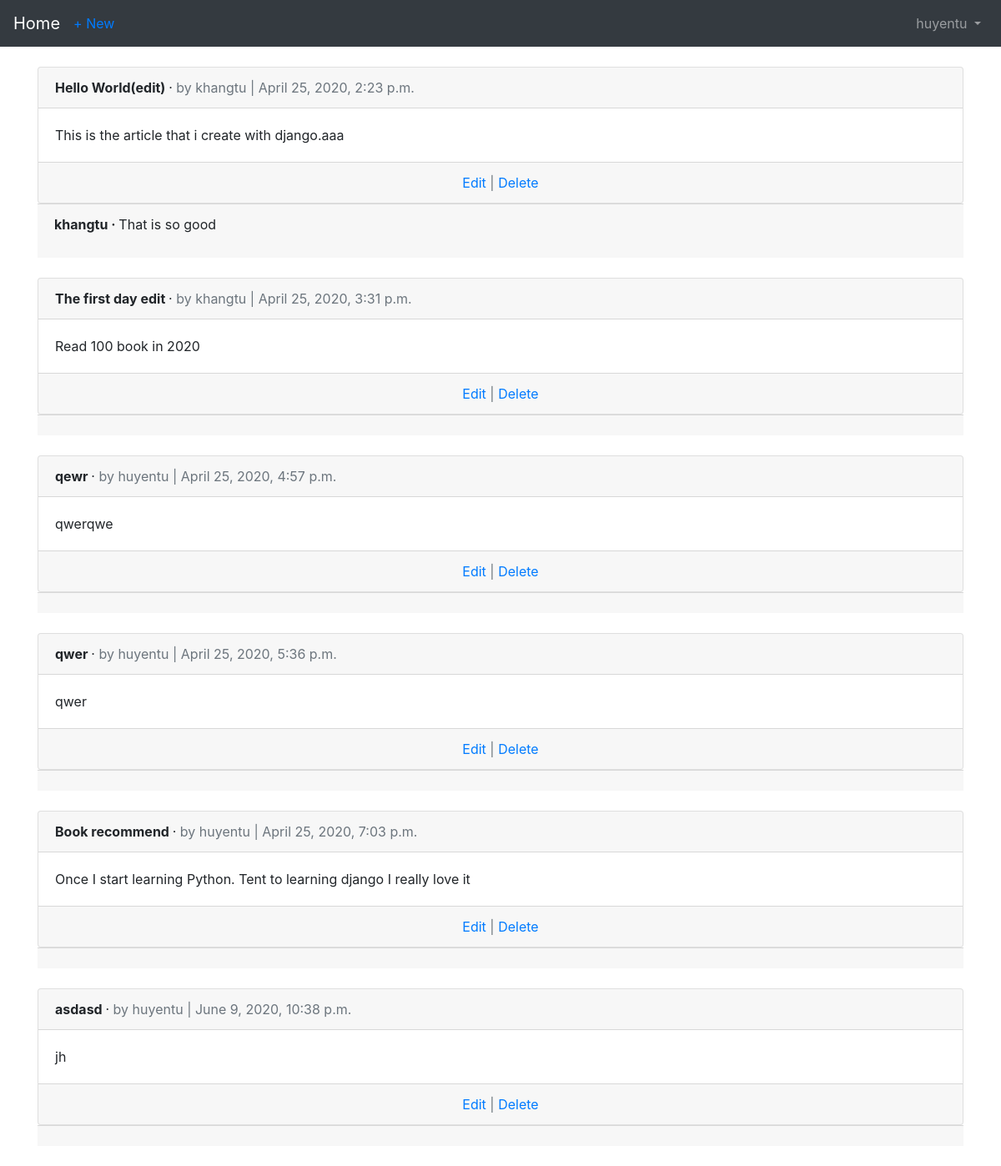
/articles/ (signed in), run on the app's committed database.
### users/models.py (models this page shows)
class CustomUser(AbstractUser):
    age = models.PositiveIntegerField(null=True, blank=True)

### articles/models.py (models this page shows, shortened)
class Article(models.Model):
    title = models.CharField(max_length=255)
    body = models.TextField()
    date = models.DateTimeField(auto_now_add=True)
    author = models.ForeignKey(
        get_user_model(),
        on_delete=models.CASCADE,
    )

class Comment(models.Model): # new
    article = models.ForeignKey(
        Article,
        on_delete=models.CASCADE,
        related_name='comments',
    )
    comment = models.CharField(max_length=255)
    author = models.ForeignKey(
        get_user_model(),
        on_delete=models.CASCADE,
    )
    def __str__(self):
        return self.comment

### articles/views.py (the view)
# urls.py: path('', ArticleListView.as_view(), name='article_list')
class ArticleListView(LoginRequiredMixin, ListView):
    model = Article
    template_name = 'article_list.html'
    login_url = 'login'

### templates/article_list.html (shortened to what this page needs)
<!DOCTYPE html>
<html lang="en">
<head>
</head>
<body>
{% extends 'base.html' %}
{% block content %}
{% for article in object_list %} <div class="card">
    <div class="card-header">
        <span class="font-weight-bold">
            {{ article.title }}
        </span> &middot;
        <span class="text-muted">by
            {{ article.author }} | {{ article.date }}
        </span>
    </div>
    <div class="card-body"> {{ article.body }} </div>
    <div class="card-footer text-center text-muted">
        <a href="{% url 'article_edit' article.pk %}">Edit</a> |
        <a href="{% url 'article_delete' article.pk %}">Delete</a> </div>
    </div>
    <div class="card-footer">
        {% for comment in article.comments.all %}
            <p>
                <span class="font-weight-bold">
                    {{ comment.author }} &middot;
                </span>
                {{ comment }}
            </p>
    {% endfor %}
    </div>
<br/>
 {% endfor %}
 {% endblock content %}

### templates/base.html (shortened to what this page needs)
<!doctype html>
<html lang="en">
<head>
<link rel="stylesheet" href="https://stackpath.bootstrapcdn.com/bootstrap/4.3.1/css/bootstrap.min.css">
</head>
<body>
    <nav class="navbar navbar-expand-md navbar-dark bg-dark mb-4">
        <a class="navbar-brand" href="{% url 'home' %}">Home</a>
    {% if user.is_authenticated %}
        <ul class="navbar-nav mr-auto">
            <li class="nav-item">
                <a href="{% url 'article_new' %}">+ New</a>
            </li>
        </ul>
    {% endif %}
        <div class="collapse navbar-collapse" id="navbarCollapse"> {% if user.is_authenticated %} <ul class="navbar-nav ml-auto">
                <li class="nav-item"> <a class="nav-link dropdown-toggle" href="#" id="userMenu" data-toggle="dropdown" aria-haspopup="true" aria-expanded="false"> {{ user.username }} </a>
                </li>
            </ul>
        {% else %}
            <form class="form-inline ml-auto"> <a href="{% url 'login' %}" class="btn btn-outline-secondary"> Log In</a>
                <a href="{% url 'signup' %}" class="btn btn-primary ml-3">Sign up</a>
            </form>
        {% endif %}
        </div>
    </nav>
    <div class="container"> {% block content %} {% endblock content %} </div>
</body>
</html>

### data on the page
CustomUser: username "huyentu"
Article: title "Hello World(edit)", author "khangtu", date "April 25, 2020, 2:23 p.m.", body "This is the article that i create with django.aaa"
Comment: author "khangtu", comment "That is so good"
Article: title "The first day edit", author "khangtu", date "April 25, 2020, 3:31 p.m.", body "Read 100 book in 2020"
Article: title "qewr", author "huyentu", date "April 25, 2020, 4:57 p.m.", body "qwerqwe"
Article: title "qwer", author "huyentu", date "April 25, 2020, 5:36 p.m.", body "qwer"
Article: title "Book recommend", author "huyentu", date "April 25, 2020, 7:03 p.m.", body "Once I start learning Python. Tent to learning django I really love it"
Article: title "asdasd", author "huyentu", date "June 9, 2020, 10:38 p.m.", body "jh"
